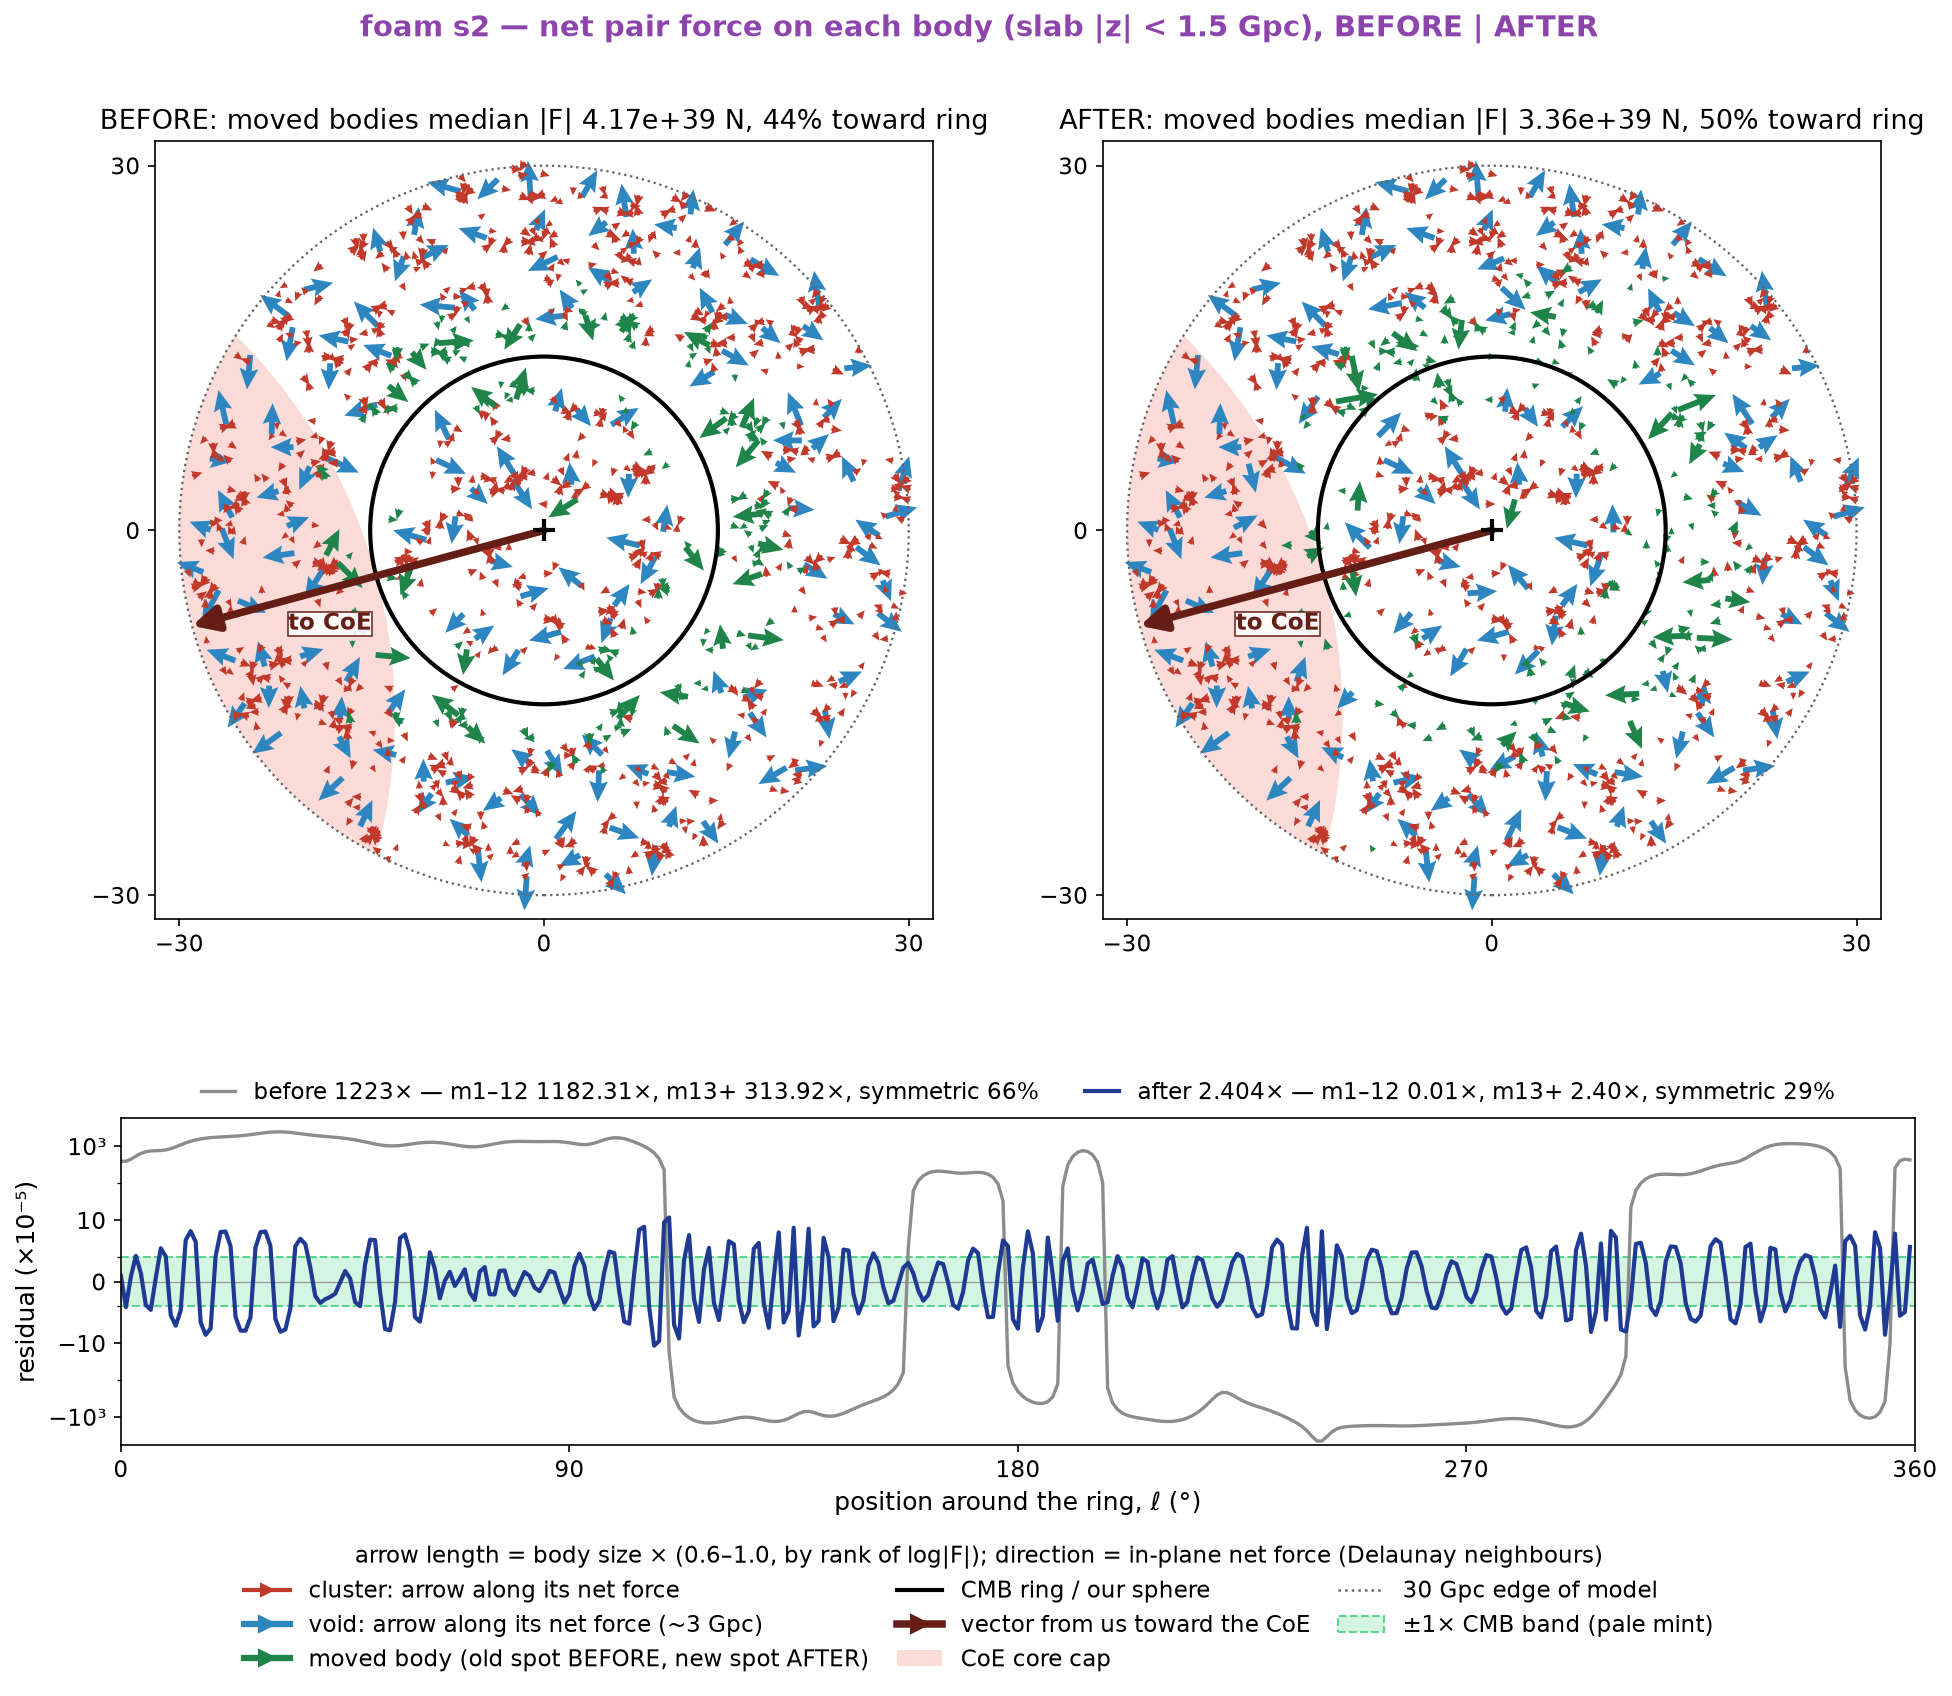

Generate this figure with Python:
"""net_force_arrows.png (+ _zoom): each slab body (|z|<1.5 Gpc) replaced by an arrow centred on it, along its in-plane net force
(Delaunay-neighbour pair forces from pair_energy.py). Length: voids = body diameter 3 Gpc, clusters = 1.0 Gpc (their 0.32 Gpc diameter is too
small to see), each times (0.6 + 0.4 q), q = rank of log|F| within its type (0..1): a mild log-|F| scaling. Arrows are the explicit exception
to the no-arrows rule (force maps only)."""
import numpy as np
src=open("pair_energy.py").read(); exec(src[:src.index("# ---------- (1)")])
COE="#641e16"
def coe(ax,lim=None):
    u=C_G[:2]/np.linalg.norm(C_G[:2]); L=30.0
    ax.annotate("",xy=(L*u[0],L*u[1]),xytext=(0,0),arrowprops=dict(arrowstyle="-|>,head_length=1.0,head_width=0.5",color=COE,lw=3.6,shrinkA=0,shrinkB=0),zorder=12)
    p=19*u+np.array([-u[1],u[0]])*2.8; ax.text(p[0],p[1],"to CoE",color=COE,fontsize=11,fontweight="bold",ha="center",va="center",zorder=12,bbox=dict(fc="white",ec=COE,lw=0.8,alpha=0.9,pad=0.25))
def arrows(ax,vw,win=None,clen=1.0):
    o=R[vw]["out"]["del"]; X=R[vw]["X"]; v=R[vw]["v"]; F=o["F"]; mv=o["mv"]; sl=np.abs(X[:,2])<1.5
    if win is not None: sl&=(np.abs(X[:,0]-win[0])<win[2]+3)&(np.abs(X[:,1]-win[1])<win[2]+3)
    lf=np.log10(np.maximum(o["Fm"],1e-300)); q=np.zeros(len(X))
    for t in (True,False):
        m=v==t; q[m]=np.argsort(np.argsort(lf[m]))/max(m.sum()-1,1)
    D=np.where(v,2*R[vw]["r"],clen)*(0.6+0.4*q); u=F[:,:2]/np.maximum(np.linalg.norm(F[:,:2],axis=1),1e-300)[:,None]
    for m,c,w,z in ((sl&v&~mv,"#2e86c1",0.0075,3),(sl&~v&~mv,"#c0392b",0.0045,4),(sl&v&mv,EB.HL,0.0075,5),(sl&~v&mv,EB.HL,0.0045,6)):
        ax.quiver(X[m,0],X[m,1],(u[m,0]*D[m]),(u[m,1]*D[m]),color=c,angles="xy",scale_units="xy",scale=1,pivot="middle",width=w*(1.8 if win else 1),
                  headwidth=3.2,headlength=3.6,headaxislength=3.2,zorder=z)
def panel(ax,vw,win=None):
    cp=Circle(C_G[:2],A_IN_G,fc="#fadbd8",ec="none",zorder=0); ax.add_patch(cp); cp.set_clip_path(Circle((0,0),30.0,transform=ax.transData))
    ax.add_patch(Circle((0,0),RMIN,fill=False,ec="k",lw=2.0,zorder=7)); ax.add_patch(Circle((0,0),30,fill=False,ec="0.4",lw=1.1,ls=":",zorder=7)); ax.plot(0,0,"k+",ms=11,mew=2,zorder=13)
    arrows(ax,vw,win,clen=1.0 if win is None else 0.8)
    if win is None: coe(ax); ax.set_xlim(-32,32); ax.set_ylim(-32,32); ax.set_xticks([-30,0,30]); ax.set_yticks([-30,0,30])
    else: ax.set_xlim(win[0]-win[2],win[0]+win[2]); ax.set_ylim(win[1]-win[2],win[1]+win[2]); ax.set_xlabel("x (Gpc)",fontsize=EB.FS); ax.set_ylabel("y (Gpc)",fontsize=EB.FS)
    ax.set_aspect("equal"); ax.tick_params(labelsize=EB.FK)
def legend(fig,zoom=False):
    hd=[Line2D([],[],color="#c0392b",lw=2,marker=">",ms=6,label="cluster: arrow along its net force"),Line2D([],[],color="#2e86c1",lw=3,marker=">",ms=8,label="void: arrow along its net force (~3 Gpc)"),
        Line2D([],[],color=EB.HL,lw=3,marker=">",ms=8,label="moved body (old spot BEFORE, new spot AFTER)"),Line2D([],[],color="k",lw=2,label="CMB ring / our sphere")]
    if not zoom: hd+=[Line2D([],[],color=COE,lw=3.6,marker=">",ms=9,label="vector from us toward the CoE"),Rectangle((0,0),1,1,fc="#fadbd8",label="CoE core cap"),Line2D([],[],color="0.4",ls=":",lw=1.2,label="30 Gpc edge of model")]
    hd+=[Rectangle((0,0),1,1,fc=EB.BAND,ec="#58d68d",ls="--",lw=1,label="±1× CMB band (pale mint)")]
    fig.legend(handles=hd,loc="upper center",ncol=3,frameon=False,fontsize=EB.FL,bbox_to_anchor=(0.5,0.03),handlelength=2.0,columnspacing=1.2,
               title="arrow length = body size × (0.6–1.0, by rank of log|F|); direction = in-plane net force (Delaunay neighbours)",title_fontsize=EB.FK)
def figure(path,win=None):
    fig=plt.figure(figsize=(13,10.6)); GS=fig.add_gridspec(2,2,height_ratios=[1.0,0.42],hspace=0.36,wspace=0.12 if win is None else 0.22,left=0.06,right=0.98,top=0.9,bottom=0.08)
    for k,vw in enumerate(("before","after")):
        a_=fig.add_subplot(GS[0,k]); panel(a_,vw,win); st=info["del"][vw]["force"]["moved"]
        a_.set_title(f"{vw.upper()}: moved bodies median |F| {st['median_absF_N']:.2e} N, {100*st['frac_toward_ring']:.0f}% toward ring",fontsize=EB.FT)
    EB.residual_below(fig,GS[1,:],d,LAY["before"][4])
    t="foam s2 — net pair force on each body (slab |z| < 1.5 Gpc), BEFORE | AFTER"+("" if win is None else f"\nzoom: {2*win[2]:.0f} × {2*win[2]:.0f} Gpc around x = {win[0]:.1f}, y = {win[1]:.1f} Gpc (busiest moved region on the ring)")
    fig.suptitle(t,fontsize=EB.FT+1,fontweight="bold",color="#8e44ad"); legend(fig,zoom=win is not None); fig.savefig(path,dpi=150,bbox_inches="tight"); plt.close(fig)
figure("net_force_arrows.png")
Xa=R["after"]["X"]; m=R["after"]["out"]["del"]["mv"]&(np.abs(Xa[:,2])<1.5); best=None
for th in np.linspace(0,2*np.pi,72,endpoint=False):
    c=RMIN*np.array([np.cos(th),np.sin(th)]); k=int(np.sum(np.all(np.abs(Xa[m,:2]-c)<5,axis=1)))
    if best is None or k>best[0]: best=(k,c)
figure("net_force_arrows_zoom.png",win=(best[1][0],best[1][1],5.0)); print("zoom",best)
